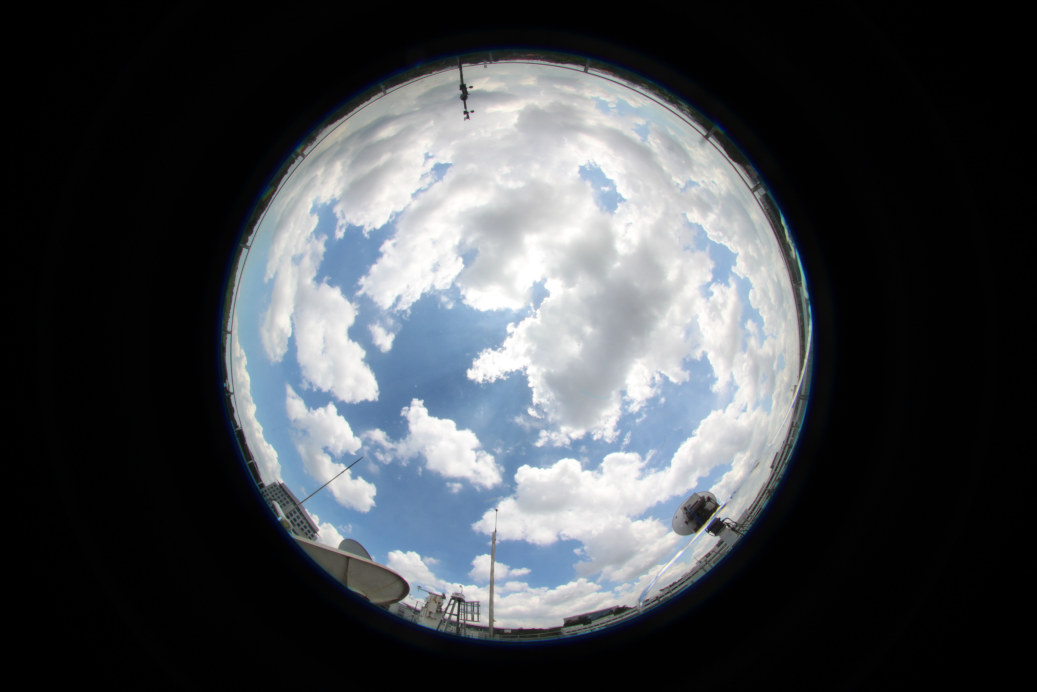
#> input picture input/2016-03-10-12-16-04-wahrsis3.jpg, 5184 x 3456 px (shown at 1/5 size)
$ jupyter execute --allow-errors 'Cloud Radiative Effect Study Using Sky Camera.ipynb'   (shell and % lines are left out)
#> lines starting #> are read from the running program, lines starting #| are printed output that depends on the picture
#> further down, im is the input picture: shape (3456, 5184, 3); mean B, G, R 75.5, 71.5, 67.5
### helperFunctions/undistortImg.py
import numpy as np
from scipy import interpolate
import internal_calibration
#import pycuda.autoinit
#import pycuda.driver as drv
#from pycuda.compiler import SourceModule

def undistortCC(img, sizeResult = [500, 500, 3] , altitude = 150 , rot = np.array([[1, 0, 0], [0, 1, 0], [0, 0, 1]]) , trans = np.array([[0], [0], [0]]) , bearing = 0 , elevation = 0 , pixelWidth=1, cuda=False):
    """Undistort a fish-eye image to a standard camera image by a ray-tracing approach.
    img: the fish-eye image to undistort
    sizeResult: the size of the output undistorted image [pixels]
    altitude: the altitude of the virtual image plane to form the undistorted image [meters]
    rot: a rotation matrix (3x3) to cope with the misalignement of the image
    trans: a translation matrix (3x1) to cope with the misalignement of the image
    bearing: the bearing angle of the undistorted plane (in degrees)
    elevation: the elevation angle of the undistorted plane (in degrees)
    pixelWidth: the width in real world coordinates of one pixel of the undistorted image [meters]
    cuda: set to True if cuda (GPU) interpolation is used
    """
#> called with altitude = 150, rot = array of shape (3, 3), trans = array of shape (3, 1), bearing = 0, elevation = 0, pixelWidth = 1, cuda = False

    centerImage = np.array([sizeResult[1]/2, sizeResult[0]/2])

    if len(np.shape(img)) == 3:
        R = img[:,:,0]
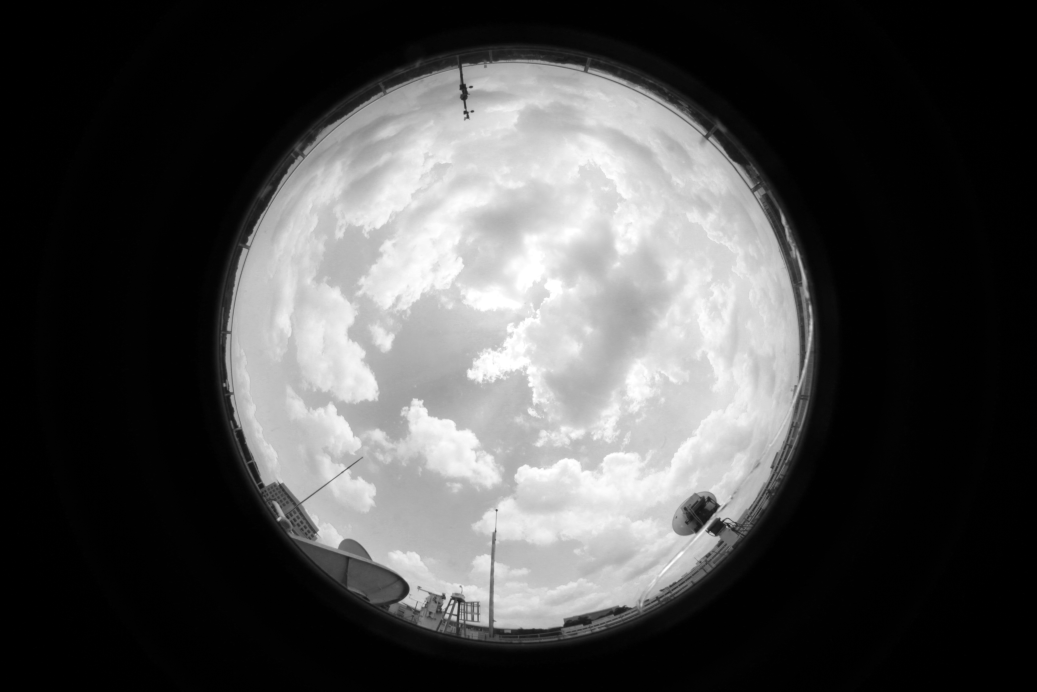
#> R: shape (3456, 5184) (shown at 1/5 size); min 0, max 255, mean 75.5
        G = img[:,:,1]
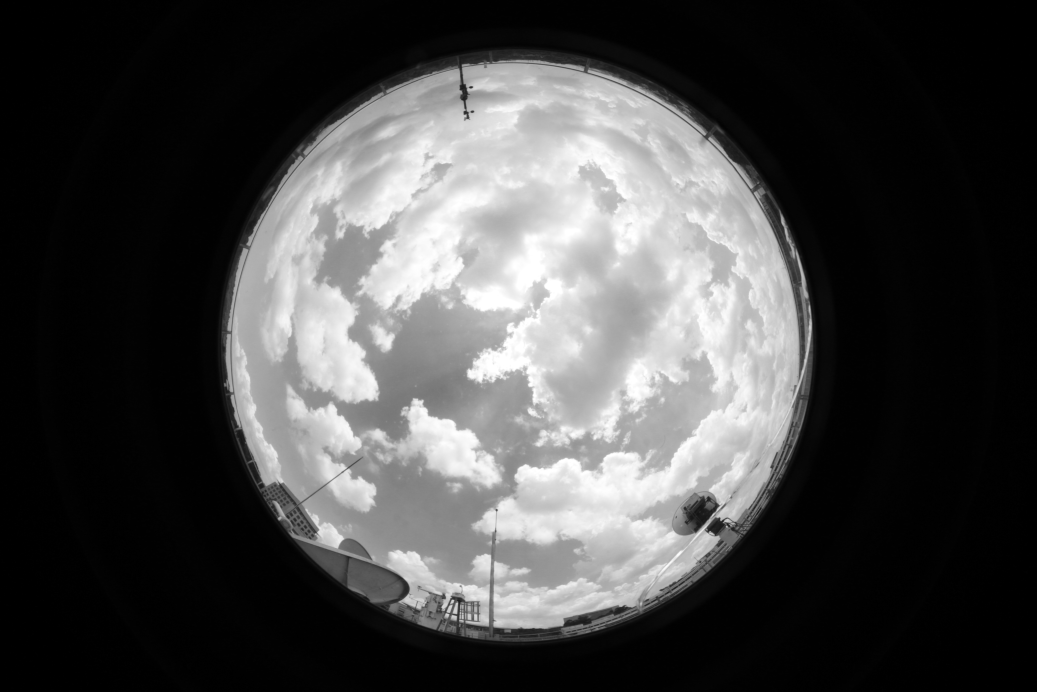
#> G: shape (3456, 5184) (shown at 1/5 size); min 0, max 255, mean 71.5
        B = img[:,:,2]
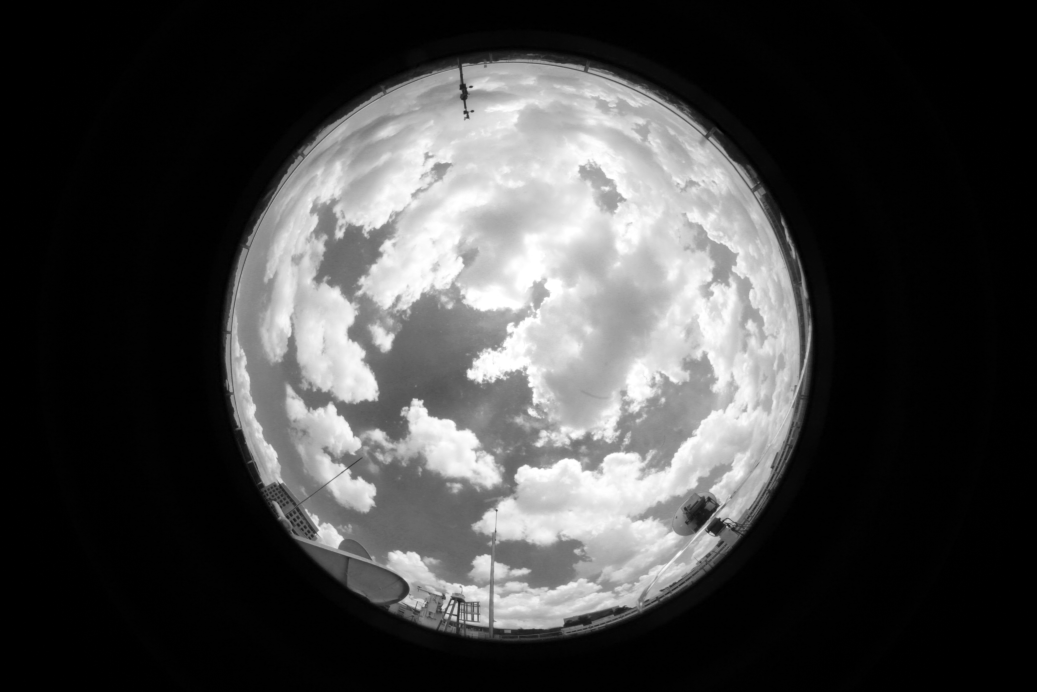
#> B: shape (3456, 5184) (shown at 1/5 size); min 0, max 255, mean 67.5

    sizeImg = img.shape
#> sizeImg = (3456, 5184, 3)
    posX, posY = np.meshgrid(np.arange(sizeImg[1]), np.arange(sizeImg[0]))
    posX = posX + 1
    posY = posY + 1

    mapY, mapX = np.meshgrid(np.arange(sizeResult[1]), np.arange(sizeResult[0]))
    mapX = mapX + 1
    mapY = mapY + 1
    distCenterX = (mapX.ravel(order='F') - centerImage[0]) * pixelWidth
    distCenterY = (mapY.ravel(order='F') - centerImage[1]) * pixelWidth
    distCenterZ = np.tile(-altitude, (distCenterX.shape[0], 1))

    bearing = np.radians(bearing)
    elevation = np.radians(elevation)
    rotHg = np.array([[np.cos(elevation), 0, np.sin(elevation)], [0, 1, 0], [-np.sin(elevation), 0, np.cos(elevation)]])
    rotBearing = np.array([[np.cos(bearing), -np.sin(bearing), 0], [np.sin(bearing), np.cos(bearing), 0], [0, 0, 1]])

    worldCoords = np.column_stack((distCenterX, distCenterY, distCenterZ)).T

    worldCoords = np.dot(rotHg, worldCoords)
    worldCoords = np.dot(rotBearing, worldCoords)
    worldCoords = np.dot(rot.T, worldCoords - trans)

    m = internal_calibration.world2cam(worldCoords)

    if len(np.shape(img)) == 3:
        if cuda:
            result = cuda_interpolate3D(img, m, (sizeResult[0], sizeResult[1]))
        else:
            ip = interpolate.RectBivariateSpline(np.arange(sizeImg[0]), np.arange(sizeImg[1]), R)
            resultR = ip.ev(m[0,:]-1, m[1,:]-1)
            resultR = resultR.reshape(sizeResult[0], sizeResult[1],order='F')
            np.clip(resultR, 0, 255, out=resultR)
            resultR = resultR.astype('uint8')

            ip = interpolate.RectBivariateSpline(np.arange(sizeImg[0]), np.arange(sizeImg[1]), G)
            resultG = ip.ev(m[0,:]-1, m[1,:]-1)
            resultG = resultG.reshape(sizeResult[0], sizeResult[1],order='F')
            np.clip(resultG, 0, 255, out=resultG)
            resultG = resultG.astype('uint8')

            ip = interpolate.RectBivariateSpline(np.arange(sizeImg[0]), np.arange(sizeImg[1]), B)
            resultB = ip.ev(m[0,:]-1, m[1,:]-1)
            resultB = resultB.reshape(sizeResult[0], sizeResult[1],order='F')
            np.clip(resultB, 0, 255, out=resultB)
            resultB = resultB.astype('uint8')

            result = np.zeros(sizeResult).astype('uint8')
            result[:,:,0] = resultR
            result[:,:,1] = resultG
            result[:,:,2] = resultB
    else:
        if cuda:
            result = cuda_interpolate(img, m, (sizeResult[0], sizeResult[1]))
        else:
            ip = interpolate.RectBivariateSpline(np.arange(sizeImg[0]), np.arange(sizeImg[1]), img)
            result = ip.ev(m[0,:]-1, m[1,:]-1)
            result = result.reshape(sizeResult[0], sizeResult[1],order='F')
            np.clip(result, 0, 255, out=result)
            result = result.astype('uint8')

    return result


# [92 lines left out: functions cuda_interpolate, cuda_interpolate3D, not called in this run]

### helperFunctions/import_WS_CI.py
import numpy as np
import csv
import datetime
from pysolar.solar import *
from SG_solarmodel import *


def import_WS_CI(CSV_file):

#> called with CSV_file = './input/radiosonde_Mar2016.csv'
	lat = 1.3429943
	longitude = 103.6810899

	# Weather station data
	# read the input file
	with open(CSV_file) as f: #f is a file header
#> (reads input/radiosonde_Mar2016.csv from the repository)
		reader = csv.reader(f, delimiter=",")
		d = list(reader) # d is a list of list here.

	d_data = d[1:len(d)]

	date_item = d_data[10][0]
	time_item = d_data[10][1]

	daterange = []
	datetime_range = []
	solar_range = []
	clearsky_range = []
	clearindex_range = []
	rainfall_range = []

	wrong_index = []

	for i in range(0,len(d_data)):
		date_item = d_data[i][0]
		DD = int(date_item[0:2])
		MM = int(date_item[3:5])
		YY = int(date_item[6:10])

		time_item = d_data[i][1]

		HH = int(time_item[0:2])
		MIN = int(time_item[3:5])
		SEC = int(time_item[6:8])


		sw = datetime.datetime(YY,MM,DD,HH,MIN,SEC)
		datetime_range.append(sw)


		# Adding only the date part, with no time information.
		sw2 = datetime.date(YY,MM,DD)
		daterange.append(sw2)

		solar_range.append(d_data[i][9])
		rainfall_range.append(d_data[i][8])


		date_part = datetime.datetime(YY, MM, DD, HH, MIN, SEC)

		clear_sky_rad = SG_model(date_part)
		if (clear_sky_rad==0):
			clearness_index = 0
		else:
			clearness_index = float(d_data[i][9])/float(clear_sky_rad)


		clearsky_range.append(clear_sky_rad)
		clearindex_range.append(clearness_index)


	return(daterange,datetime_range,solar_range,clearsky_range,clearindex_range,rainfall_range)

### Cloud Radiative Effect Study Using Sky Camera.ipynb
This notebook contains all the simulation codes to regenerate the results in the paper:

S. Dev, S. Manandhar, F. Yuan, Y. H. Lee and S. Winkler, Cloud Radiative Effect Study Using Sky Camera, Proc. IEEE AP-S Symposium on Antennas and Propagation and USNC-URSI Radio Science Meeting, 2017.

### Input all the necessary libraries

[cell 1]
import cv2
import matplotlib.pyplot as plt
import numpy as np
import matplotlib.cm as cm
from matplotlib.dates import DateFormatter
import sys
sys.path.insert(0, './helperFunctions/')


# User defined functions
from undistortImg import *
from color16mask import *
from nearest import *
from make_cluster_mask import *
from import_WS_CI import *

### Read a sample image and display it

[cell 2]
image_loc = './input/2016-03-10-12-16-04-wahrsis3.jpg'

im = cv2.imread(image_loc)
#> (the rest of this cell did not finish here and is left out)

#> (a cell that did not finish here is left out)

### Read the weather station data

[cell 4]
CSV_file = './input/radiosonde_Mar2016.csv'

#> (the rest of this cell did not finish here and is left out)

### Find the unique dates

#> (a cell that did not finish here is left out)

The coverage data of all the days in month of March 2016 are calculated seperately. The results are stored in individual text files in the folder './results/coverageFiles'

### Concatenate all the coverage info in a single text file

[cell 6]
import os
from glob import glob
from shutil import copyfile

# delete only if file exists ##
baseFile = './input/coverageFiles/newfile.txt'
if os.path.exists(baseFile):
    print ('Removed previous version')
    os.remove(baseFile)
else:
    print("Sorry, I can not remove %s file." % baseFile)

txt_files = []

# Change this path to your desired directory.
start_dir = './input/coverageFiles/'

# Check for all .txt files if any.
pattern  = "*.txt"
for direc,_,_ in os.walk(start_dir):
    txt_files.extend(glob(os.path.join(direc,pattern)))

#> (the rest of this cell did not finish here and is left out)
